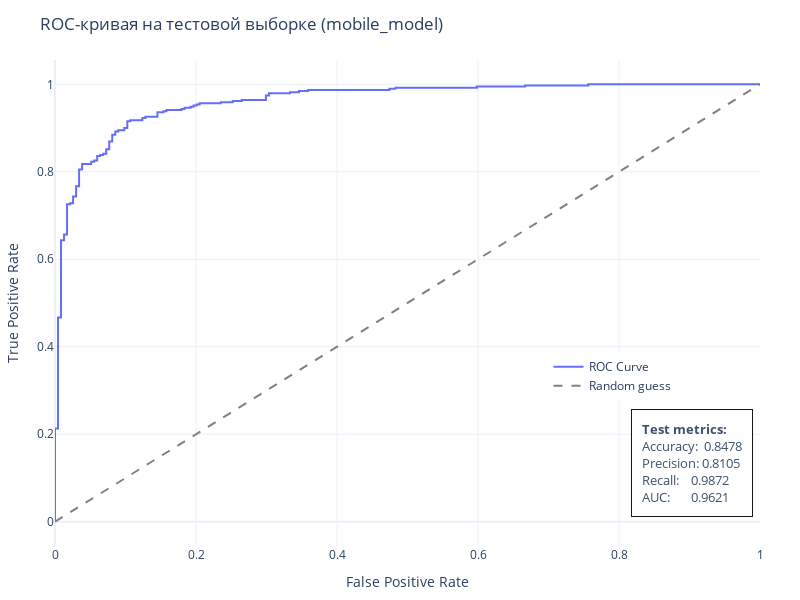

The notebook cell this image was saved under:
### Code cell
evaluate_and_plot_roc(mobile_model, test_ds, title='ROC-кривая на тестовой выборке (mobile_model)')

### Figure 1 — Plotly figure (JSON) as saved in the notebook; plotly's stock layout.template omitted (floating-point values rounded to 4 significant figures; data arrays with more than 128 entries replaced by an {"elided": "..."} marker saying what was removed)
{"data": [{"line": {"width": 2}, "mode": "lines", "name": "ROC Curve", "type": "scatter", "x": {"elided": "129 float values"}, "y": {"elided": "129 float values"}}, {"line": {"color": "gray", "dash": "dash"}, "mode": "lines", "name": "Random guess", "type": "scatter", "x": [0, 1], "y": [0, 1]}], "layout": {"annotations": [{"align": "left", "bgcolor": "white", "bordercolor": "black", "borderpad": 10, "borderwidth": 1, "font": {"size": 13}, "opacity": 0.9, "showarrow": false, "text": "<b>Test metrics:</b><br>Accuracy:  0.8478<br>Precision: 0.8105<br>Recall:    0.9872<br>AUC:       0.9621", "x": 0.99, "xanchor": "right", "y": 0.01, "yanchor": "bottom"}], "height": 600, "legend": {"x": 0.7, "y": 0.3}, "margin": {"b": 40, "l": 40, "r": 40, "t": 60}, "title": {"text": "ROC-кривая на тестовой выборке (mobile_model)"}, "width": 800, "xaxis": {"title": {"text": "False Positive Rate"}}, "yaxis": {"title": {"text": "True Positive Rate"}}}}
